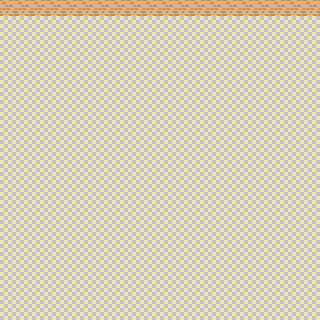

Rendered tile map (Tiled .tmx) drawn with the repository's tilesets; below, a short description and the map source with its tile grids summarised:
An orthogonal 20x20 tile map with 16x16 px tiles, 1 tile layer (floor_and_walls) and 150 objects.

<map version="1.4" tiledversion="1.4.2" orientation="orthogonal" renderorder="right-down" width="20" height="20" tilewidth="16" tileheight="16" infinite="0" nextlayerid="8" nextobjectid="233">
 <tileset firstgid="1" source="furniture.tsx" />
 <layer id="1" name="floor_and_walls" width="20" height="20">
  <data>[400 cells, 400 non-empty, 2 distinct tile ids]</data>
 </layer>
 <objectgroup id="3" name="furniture">
  <object id="8" gid="13" x="0" y="32" width="16" height="16" />
  <object id="10" gid="11" x="16" y="32" width="16" height="16" />
  <object id="12" gid="2" x="32" y="16" width="16" height="16" />
  <object id="15" gid="2" x="48" y="16" width="16" height="16" />
  <object id="16" gid="11" x="64" y="32" width="16" height="16" />
  <object id="17" gid="12" x="64" y="32" width="16" height="16" />
  <object id="18" gid="11" x="80" y="32" width="16" height="16" />
  <object id="19" gid="13" x="96" y="32" width="16" height="16" />
  <object id="21" gid="41" x="112" y="48" width="16" height="16" />
  <object id="22" gid="41" x="112" y="64" width="16" height="16" />
  <object id="23" gid="41" x="112" y="80" width="16" height="16" />
  <object id="24" gid="34" x="112" y="32" width="16" height="16" />
  <object id="25" gid="31" x="96" y="96" width="16" height="16" />
  <object id="27" gid="31" x="64" y="96" width="16" height="16" />
  <object id="29" gid="33" x="112" y="96" width="16" height="16" />
  <object id="30" gid="32" x="0" y="96" width="16" height="16" />
  <object id="32" gid="51" x="224" y="64" width="16" height="16" />
  <object id="34" gid="51" x="224" y="32" width="16" height="16" />
  <object id="35" gid="51" x="288" y="32" width="16" height="16" />
  <object id="40" gid="51" x="224" y="96" width="16" height="16" />
  <object id="41" gid="51" x="288" y="64" width="16" height="16" />
  <object id="42" gid="51" x="288" y="96" width="16" height="16" />
  <object id="47" gid="51" x="224" y="176" width="16" height="16" />
  <object id="48" gid="51" x="224" y="192" width="16" height="16" />
  <object id="49" gid="51" x="240" y="176" width="16" height="16" />
  <object id="50" gid="51" x="240" y="192" width="16" height="16" />
  <object id="51" gid="51" x="304" y="160" width="16" height="16" />
  <object id="53" gid="51" x="16" y="160" width="16" height="16" />
  <object id="54" gid="51" x="16" y="192" width="16" height="16" />
  <object id="55" gid="51" x="16" y="224" width="16" height="16" />
  <object id="56" gid="51" x="16" y="256" width="16" height="16" />
  <object id="57" gid="51" x="16" y="288" width="16" height="16" />
  <object id="62" gid="51" x="304" y="208" width="16" height="16" />
  <object id="67" gid="51" x="224" y="272" width="16" height="16" />
  <object id="68" gid="51" x="224" y="288" width="16" height="16" />
  <object id="69" gid="51" x="240" y="272" width="16" height="16" />
  <object id="70" gid="51" x="240" y="288" width="16" height="16" />
  <object id="71" gid="51" x="304" y="256" width="16" height="16" />
  <object id="72" gid="51" x="304" y="304" width="16" height="16" />
  <object id="75" gid="51" x="144" y="304" width="16" height="16" />
  <object id="76" gid="51" x="160" y="304" width="16" height="16" />
  <object id="78" gid="51" x="160" y="32" width="16" height="16" />
  <object id="79" gid="51" x="160" y="64" width="16" height="16" />
  <object id="81" gid="51" x="160" y="160" width="16" height="16" />
  <object id="82" gid="51" x="144" y="160" width="16" height="16" />
  <object id="83" gid="51" x="160" y="208" width="16" height="16" />
  <object id="84" gid="51" x="144" y="208" width="16" height="16" />
  <object id="85" gid="51" x="160" y="256" width="16" height="16" />
  <object id="86" gid="51" x="144" y="256" width="16" height="16" />
  <object id="158" gid="1073741856" x="48" y="80" width="16" height="16" rotation="180" />
  <object id="217" gid="51" x="96" y="160" width="16" height="16" />
  <object id="218" gid="51" x="96" y="208" width="16" height="16" />
  <object id="219" gid="51" x="96" y="256" width="16" height="16" />
  <object id="229" gid="51" x="240" y="128" width="16" height="16" />
  <object id="230" gid="51" x="224" y="128" width="16" height="16" />
  <object id="226" gid="51" x="160" y="96" width="16" height="16" />
 </objectgroup>
 <objectgroup id="5" name="cash_registers">
  <object id="26" gid="21" x="80" y="96" width="16" height="16" />
  <object id="28" gid="21" x="48" y="96" width="16" height="16" />
 </objectgroup>
 <objectgroup id="6" name="cooking_stations">
  <object id="11" gid="1" x="32" y="32" width="16" height="16" />
  <object id="13" gid="12" x="48" y="32" width="16" height="16" />
  <object id="14" gid="1" x="48" y="32" width="16" height="16" />
 </objectgroup>
 <objectgroup id="4" name="chairs">
  <object id="96" gid="63" x="144" y="64" width="16" height="16" />
  <object id="97" gid="63" x="144" y="32" width="16" height="16" />
  <object id="101" gid="63" x="208" y="96" width="16" height="16" />
  <object id="102" gid="63" x="208" y="64" width="16" height="16" />
  <object id="103" gid="63" x="208" y="32" width="16" height="16" />
  <object id="112" gid="63" x="128" y="304" width="16" height="16" />
  <object id="113" gid="63" x="208" y="288" width="16" height="16" />
  <object id="114" gid="63" x="208" y="272" width="16" height="16" />
  <object id="116" gid="63" x="208" y="176" width="16" height="16" />
  <object id="117" gid="63" x="208" y="192" width="16" height="16" />
  <object id="87" gid="63" x="0" y="160" width="16" height="16" />
  <object id="88" gid="63" x="0" y="192" width="16" height="16" />
  <object id="89" gid="63" x="0" y="224" width="16" height="16" />
  <object id="90" gid="63" x="0" y="256" width="16" height="16" />
  <object id="91" gid="63" x="0" y="288" width="16" height="16" />
  <object id="92" gid="63" x="128" y="256" width="16" height="16" />
  <object id="93" gid="63" x="128" y="208" width="16" height="16" />
  <object id="94" gid="63" x="128" y="160" width="16" height="16" />
  <object id="104" gid="63" x="272" y="64" width="16" height="16" />
  <object id="105" gid="63" x="272" y="32" width="16" height="16" />
  <object id="106" gid="63" x="272" y="96" width="16" height="16" />
  <object id="107" gid="63" x="288" y="160" width="16" height="16" />
  <object id="109" gid="63" x="288" y="208" width="16" height="16" />
  <object id="110" gid="63" x="288" y="256" width="16" height="16" />
  <object id="111" gid="63" x="288" y="304" width="16" height="16" />
  <object id="160" gid="1073741887" x="192" y="48" width="16" height="16" rotation="180" />
  <object id="161" gid="1073741887" x="192" y="16" width="16" height="16" rotation="180" />
  <object id="162" gid="1073741887" x="256" y="80" width="16" height="16" rotation="180" />
  <object id="163" gid="1073741887" x="256" y="48" width="16" height="16" rotation="180" />
  <object id="164" gid="1073741887" x="256" y="16" width="16" height="16" rotation="180" />
  <object id="165" gid="1073741887" x="320" y="80" width="16" height="16" rotation="180" />
  <object id="166" gid="1073741887" x="320" y="48" width="16" height="16" rotation="180" />
  <object id="167" gid="1073741887" x="320" y="16" width="16" height="16" rotation="180" />
  <object id="168" gid="1073741887" x="192" y="288" width="16" height="16" rotation="180" />
  <object id="169" gid="1073741887" x="272" y="272" width="16" height="16" rotation="180" />
  <object id="170" gid="1073741887" x="272" y="256" width="16" height="16" rotation="180" />
  <object id="172" gid="1073741887" x="272" y="160" width="16" height="16" rotation="180" />
  </objectgroup>
 <objectgroup id="7" name="carpets">
  <!-- 1 objects omitted --></objectgroup>
</map>
<!-- 52 of 150 objects omitted -->